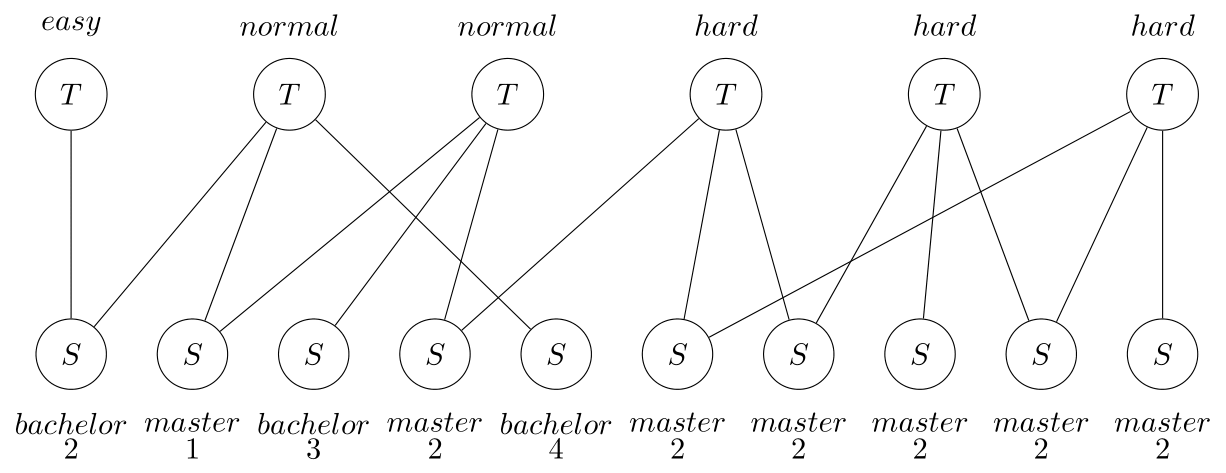
#> input picture examples/basic/mining_gfd/figures/graphs/study_graph.png, 1226 x 473 px, found by its file name
$ python mining_gfd2.py
#> lines starting #> are read from the running program, lines starting #| are printed output that depends on the picture
from pathlib import Path

import desbordante
import matplotlib.image as mpimg
import matplotlib.pyplot as plt


class bcolors:
    STUDENT = "\033[38;2;254;136;99m"
    TASK = "\033[38;2;87;206;235m"
    HEADER = "\033[95m"
    WARNING = "\033[93m"
    ENDC = "\033[0m"


def colored(message, color):
    return color + message + bcolors.ENDC


GRAPH_NAME = "study_graph"
EMBEDDINGS_NAME = "study_embeddings"
GFD_NAME = "study_gfd"

GRAPHS_DATASETS_FOLDER_PATH = "examples/datasets/mining_gfd"

GRAPH = Path(f"{GRAPHS_DATASETS_FOLDER_PATH}/{GRAPH_NAME}.dot")

GRAPH_IMAGE = Path(f"examples/basic/mining_gfd/figures/graphs/{GRAPH_NAME}.png")
EMBEDDINGS_IMAGE = Path(f"examples/basic/mining_gfd/figures/graphs/{EMBEDDINGS_NAME}.png")
GFD_IMAGE = Path(f"examples/basic/mining_gfd/figures/gfds/{GFD_NAME}.png")

PREAMBLE = (
    "Our profiler supports two tasks related to graph functional dependencies (GFDs): "
    "validation and mining (discovery). In this example, we will focus on the mining "
    "task (for validation, we refer the reader to another example). The mining algorithm "
    'used in our profiler is described in the article "Discovering Graph Functional '
    "Dependencies\" by Fan Wenfei, Hu Chunming, Liu Xueli, and Lu Pinge, presented at SIGMOD '18.\n"
)

GFD_INFO = (
    "GFDs are functional dependencies that consist of a pattern - a graph that specifies the "
    "scope - and a rule. The nature of this object will become clearer through the "
    "example that follows.\n"
)

GRAPH_INFO = (
    "Let's analyze GFD mining through an example. Look at the graph "
    "presented on the top left in the figure. It describes the connections "
    "between students and tasks. The vertices of this "
    f"graph have two labels: {colored('Student (S)', bcolors.STUDENT)} and "
    f"{colored('Task (T)', bcolors.TASK)}. Each vertex has its own set "
    "of attributes depending on the label.\n\n"
    f"{colored('Student', bcolors.STUDENT)}:\n- {colored('name', bcolors.STUDENT)}"
    f" denotes the name of the student,\n- {colored('degree', bcolors.STUDENT)} "
    f"is the level of education,\n- {colored('year', bcolors.STUDENT)} "
    "is the year of study.\n\n"
    f"{colored('Task', bcolors.TASK)}:\n- {colored('name', bcolors.TASK)}"
    f" denotes the name of a task,\n- {colored('difficulty', bcolors.TASK)}"
    " is a categorical parameter that takes one of the following values: "
    '"easy", "normal" or "hard".\n'
)

ALGO_INFO = (
    "The discovery algorithm, in addition to the graph, takes two parameters as input:\n"
    "- k: the maximum number of vertices in the pattern,\n"
    "- sigma: the minimum frequency of GFD occurrences in the original graph.\n"
)

INFO = "Let's run the algorithm and look at the result. We will set k=2 and sigma=3.\n"

REWRITING = (
    "It may be difficult to interpret, so let's rewrite it to a more human-readable "
    "format. Notation: the first line contains the literals found in the left-hand side. "
    "The second line contains those in the right-hand side.\n"
)

GFD_TEXT = (
    "                      "
    f" {colored('0', bcolors.TASK)}    {colored('1', bcolors.STUDENT)}\n"
    "                      "
    f"{colored('(T)', bcolors.TASK)}--{colored('(S)', bcolors.STUDENT)}\n"
    "{" + colored("0", bcolors.TASK) + "." + colored("difficulty", bcolors.TASK) + ""
    "=hard} --> {" + colored("1", bcolors.STUDENT) + "."
    "" + colored("degree", bcolors.STUDENT) + "=master & " + colored("1", bcolors.STUDENT) + ""
    "." + colored("year", bcolors.STUDENT) + "=2}\n\nThe mined dependency can also be "
    "seen on the right in the figure.\n"
)

RESULTS = "The dependency found indicates that only second-year master's students are working on the difficult task.\n"

EXAMPLE_INFO = (
    "It is recommended to look at the first example for a deeper "
    "understanding of graph functional dependency mining. It is "
    'located in the file "mining_gfd1.py".\n'
)

EXIT = colored("Close the image window to finish.", bcolors.WARNING)


def execute_algo(algo):
    algo.load_data(graph=GRAPH, gfd_k=2, gfd_sigma=3)
    algo.execute()
    print(f"{bcolors.HEADER}Desbordante > {bcolors.ENDC}", end="")
    print("Mined GFDs:", len(algo.get_gfds()))
    print()
    print("Let's print found dependency (in DOT language):")
    for gfd in algo.get_gfds():
        print(gfd)
    print(REWRITING)
    print(GFD_TEXT)


def show_example():
    fig, axarr = plt.subplots(2, 2, figsize=(16, 7), gridspec_kw={"width_ratios": [7, 3], "wspace": 0.5})
    gs = axarr[0, 1].get_gridspec()
    for ax in axarr[:, 1]:
        ax.remove()
    axsbig = fig.add_subplot(gs[:, -1])

    axarr[0, 0].set_axis_off()
    axarr[0, 0].set_title("$Original$ $graph$")
    axarr[0, 0].imshow(mpimg.imread(GRAPH_IMAGE))
    axarr[1, 0].set_axis_off()
    axarr[1, 0].set_title("$GFD$ $embeddings$")
    axarr[1, 0].imshow(mpimg.imread(EMBEDDINGS_IMAGE))
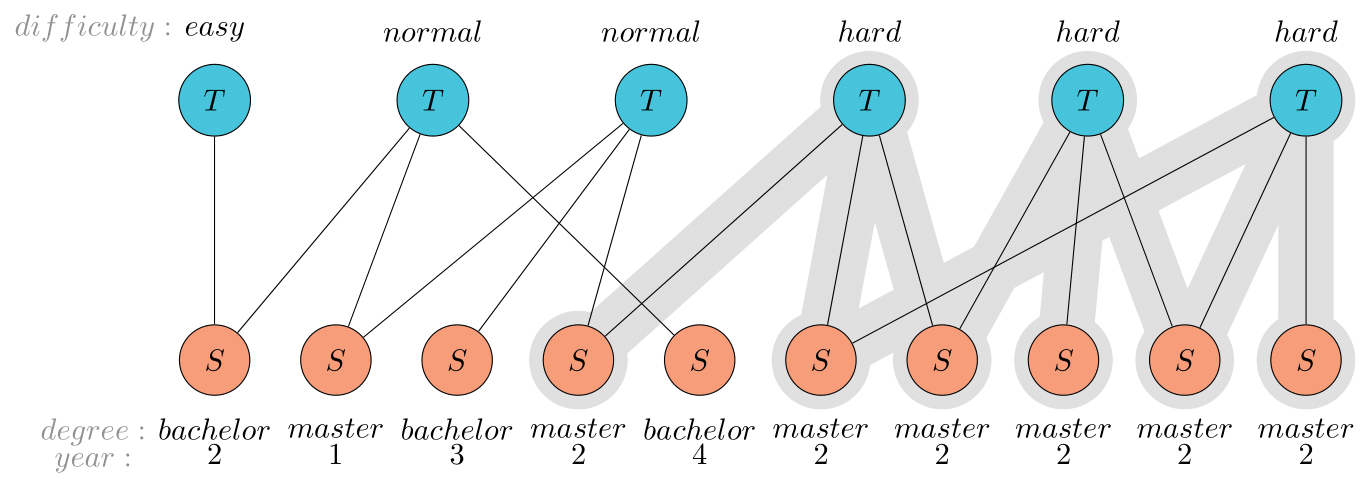
#> input picture examples/basic/mining_gfd/figures/graphs/study_embeddings.png, 1370 x 487 px, found by its file name
    axsbig.set_axis_off()
    axsbig.set_title("$Mined$ $GFD$")
    axsbig.imshow(mpimg.imread(GFD_IMAGE))
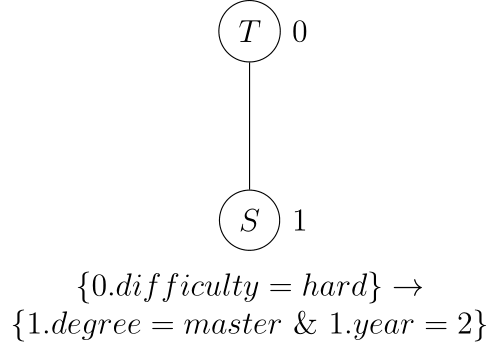
#> input picture examples/basic/mining_gfd/figures/gfds/study_gfd.png, 500 x 353 px, found by its file name
    plt.show()
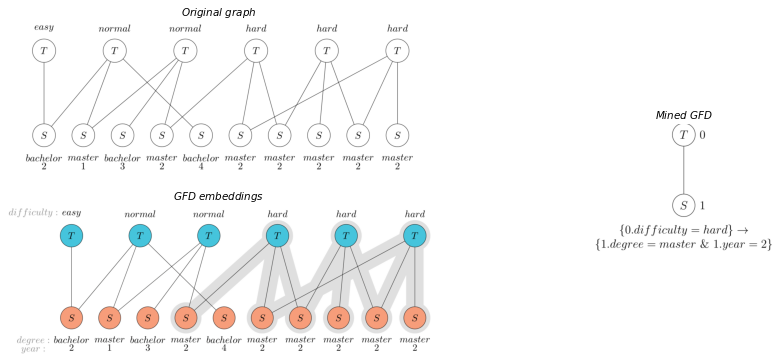
#> figure drawn by matplotlib, 3 panels


print(PREAMBLE)
print(GFD_INFO)
print(GRAPH_INFO)
print(ALGO_INFO)
print(INFO)
execute_algo(desbordante.gfd_mining.algorithms.GfdMiner())
print(RESULTS)
print(EXAMPLE_INFO)
print(EXIT)

show_example()
